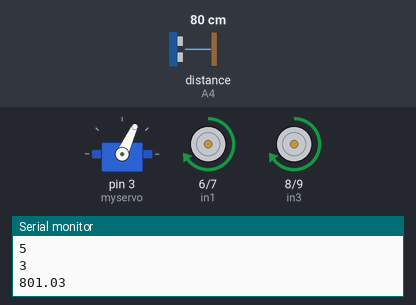
Recording of a sketch running on a simulated Arduino Uno, built with avr-gcc and run on an emulated ATmega328P. On the bench: servo, motor-driver pin pairs drawn as motors (green arrow = first pin HIGH = forward, orange = second pin HIGH = backward, longer = more drive, scaled by the enable pin), the last lines printed to the serial monitor. Wiring (inferred from the names in the program): ultrasonic range finder: trigger A5; echo A4. Inputs (shaded band) come from the test bench; at power-on: distance to the obstacle (sensor on A4) 80 cm. The echo pulse lasts 58.3 µs per cm.

Above: at 2.8 s.
2.9 s: distance to the obstacle (sensor on A4) set to 40 cm
4.6 s: distance to the obstacle (sensor on A4) set to 33 cm
At 6.1 s:
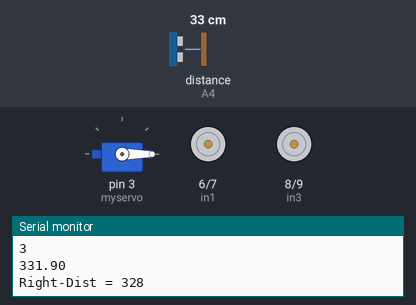
At 7.1 s:
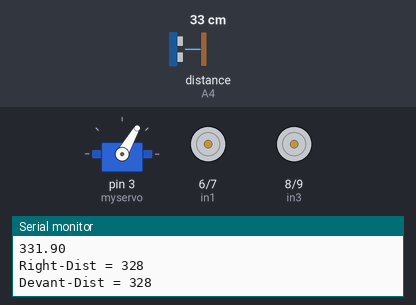
7.7 s: distance to the obstacle (sensor on A4) set to 2 cm
At 8.6 s:
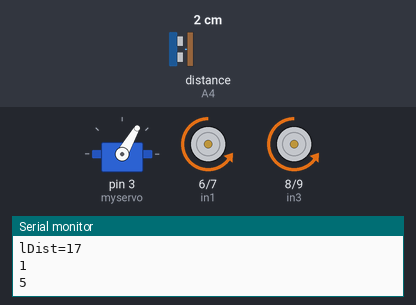
10.8 s: distance to the obstacle (sensor on A4) set to 4 cm
Timing chart, 0 to 14.9 s (numbered marks = the images above; inputs shaded):
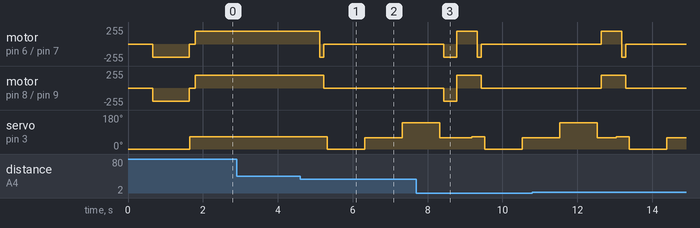

Measured:
- the behaviour switches between 36 and 35 cm on distance to the obstacle (sensor on A4) (found by bisection; images 0 and 1)
- after the input at 4.6 s, motor on pin 6 (in1) / pin 7 (in2): forward 195/255 → backward 195/255 after 0.52 s, → stopped 0.10 s later; motor on pin 8 (in3) / pin 9 (in4): forward 195/255 → stopped after 0.62 s; servo on pin 3 (myservo): 65° → 0° after 0.72 s, → 60° 1.0 s later, → 140° 1.0 s later

The sketch:

Robot_SAE-15.ino
```cpp
#include <Arduino.h>
#include "Engine.h"               // Inclure le code pour les moteurs
  Engine motorino(185);

#include "ultrasonic.h"           // Inclure le code pour les capteurs
  UltraSonic ultraSonic;
  float Dist = ultraSonic.getDist();
  int dist_right=0;
  int dist_left=0;
  int dist_devant=0;
  int dist_uno=0;
  int dist_due=0;
  int state =0;                   // Utile pour afficher les états pendant les test

#include <Servo.h>                // Inclusion de la librairie Servo
  Servo myservo;                  // J'ai déclarer la variable de typer Servo

void setup()                      // Fonction exécutée à l'initialisation de la carte
{
  Serial.begin(9600);             // Définir la vitesse de communication
  myservo.attach(3);              // La variable est donc ataché au pin 3
  myservo.write(0);               // Placement du Servo
  dist_uno = ultraSonic.getDist();// 2éme parcours, faire demi tour
  delay(650);                     // Durée de fonctionnement
  motorino.pivR();                // Tourner à droite
  delay(980);
  motorino.stop();                // S'arretter

}

void loop()                       // Fonction exécutée en boucle infinie
{
  Dist = ultraSonic.getDist();    // Lecture de distance
   Serial.println(Dist);          // Afficher sur le moniteur Serie (utile pour les test)

   myservo.write(65);             // Placement du Servo à 65
    delay(150);
   dist_devant = Dist;

   if (dist_devant<=350)          // Si la distance est inferieur ou égale à 350 (donné grace au capteur)
   {
    motorino.back();              // J'ai mis un leger retour pour bien frener le robot, le stop étais pas suffisant et baisser la puissance etais pas une solution envisageable
    delay(100);
    motorino.stop();              // S'arretter
      delay(100);
    myservo.write(-45);           // Placement du Servo à -45
      delay(500);
    dist_right = ultraSonic.getDist();  // Récuperer les donné du capteur
        Serial.print("Right-Dist = ");  // Afficher sur le moniteur Serie (utile pour les test)
        Serial.println(dist_right);     // Afficher sur le moniteur Serie en unité (utile pour les test)
      delay(500);

   myservo.write(60);             // Placement du Servo à -60
      delay(500);
    dist_devant = ultraSonic.getDist(); // Récuperer les donné du capteur
        Serial.print("Devant-Dist = "); // Afficher sur le moniteur Serie (utile pour les test)
        Serial.println(dist_devant);    // Afficher sur le moniteur Serie en unité (utile pour les test)
      delay(500);

    myservo.write(140);           // Placement du Servo à -60
      delay(500);
    dist_left = ultraSonic.getDist();   // Récuperer les donné du capteur
        Serial.print("lDist=");
        Serial.println(dist_left);
      delay(500);
        state=1;                  // Les états indiquent les partie de programmation
        Serial.println(state);
        myservo.write(60);
      delay(100);


   }

        {
           motorino.go();
           state=5;               // Faire avancer et afficher le 5éme état, utile seulement pour les test
           Serial.println(state);

         }

   if (dist_right>dist_left)              // Si la distance de droite est supérieur à la distance de gauche, alors tourner à droite
   {
    motorino.pivR();
    delay(350);
    state=2;                              // Afficher le 2éme état, c'est-à-dire tourner à droite
    dist_right=0;
    dist_left=0;
    Serial.println(state);   //test validé
   }
      else (dist_right<dist_left);         // Sinon tourner à gauche
          {
           motorino.pivL();
           delay(400);
           state=3;                        // Afficher le 3éme état, c'est-à-dire tourner à gauche
           dist_right=0;
           dist_left=0;
           Serial.println(state);  //test validé

         }

}
```

Engine.h
```cpp
#include <Arduino.h>

#define ABS 115
class Engine{
  private:
  //définit les pin de controle
    int in1=6;
    int in2=7;
    int in3=8;
    int in4=9;

  //définit les pin d'output
  int ENA=5;
  int ENB=11;

  //définit la vitesse
  int velocity;

  public: //cette partie va définir les mouvements
    Engine(int s){
      velocity=195;
      pinMode(in1, OUTPUT);
      pinMode(in2, OUTPUT);
      pinMode(in3, OUTPUT);
      pinMode(in4, OUTPUT);
      pinMode(ENA, OUTPUT);
      pinMode(ENB, OUTPUT);
    }
    void back(){
      analogWrite(ENA, velocity);
      analogWrite(ENB, velocity);
      digitalWrite(in1, LOW);
      digitalWrite(in2, HIGH);
      digitalWrite(in3, HIGH);
      digitalWrite(in4, LOW);
      //Serial.println("Le robot recule...");
    }
     void right(){
      analogWrite(ENA, 0);
      analogWrite(ENB, velocity);
      digitalWrite(in1, LOW);
      digitalWrite(in2, HIGH);
      digitalWrite(in3, LOW);
      digitalWrite(in4, HIGH);
      //Serial.println("Le robot tourne a droit...");
    }
    void stop(){
      digitalWrite(ENA, LOW);
      digitalWrite(ENB, LOW);
      //Serial.println("arret.");
    }

    void left(){
      analogWrite(ENA, velocity);
      analogWrite(ENB, 0);
      digitalWrite(in1, HIGH);
      digitalWrite(in2, LOW);
      digitalWrite(in3, HIGH);
      digitalWrite(in4, LOW);
      //Serial.println("Le robot a gauche ...");
    }

    void go(){
      analogWrite(ENA, velocity);
      analogWrite(ENB, velocity);
      digitalWrite(in1, HIGH);
      digitalWrite(in2, LOW);
      digitalWrite(in3, LOW);
      digitalWrite(in4, HIGH);
      //Serial.println("Le robot avance...");
    }

   void pivR(){
      analogWrite(ENA, velocity);
      analogWrite(ENB, velocity);
      digitalWrite(in1, LOW);
      digitalWrite(in2, HIGH);
      digitalWrite(in3, LOW);
      digitalWrite(in4, HIGH);

    }

  void pivL(){
      analogWrite(ENA, velocity);
      analogWrite(ENB, velocity);
      digitalWrite(in1, HIGH);
      digitalWrite(in2, LOW);
      digitalWrite(in3, HIGH);
      digitalWrite(in4, LOW);

    }


};
```

ultrasonic.h
```cpp
#include <Arduino.h>

class  UltraSonic  {
  private :
  const  int  echo = A4;  //  port  for  reading
  const  int  trig = A5;  //  port  for  writing

  public :

  UltraSonic ()  {
  pinMode ( echo , INPUT) ;
  pinMode ( trig , OUTPUT) ;
  }

  float  getDist ()  {
    digitalWrite ( trig , LOW) ;
    delayMicroseconds (2) ;
    digitalWrite ( trig , HIGH) ;
    delayMicroseconds (20) ;
    digitalWrite ( trig , LOW) ;
    float  d = pulseIn ( echo , HIGH);
    d/=5.8f;
    return d ;
  }
};
```
